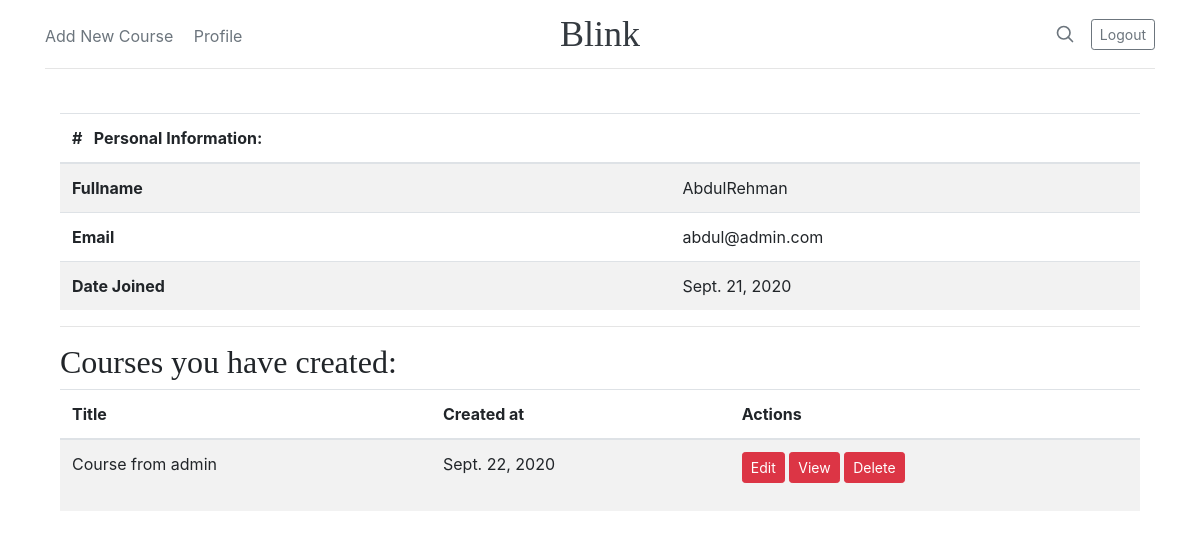
Page /users/profile (signed in) on the committed database.
### users/models.py (models this page shows, shortened)
class Account(AbstractBaseUser, PermissionsMixin):
    email = models.EmailField(verbose_name='email', max_length=60, unique=True)
    fullname = models.CharField(max_length=30, unique=True)
    is_instructor = models.BooleanField(default=False)
    date_join = models.DateTimeField(verbose_name='date joined', auto_now_add=True)
    last_login = models.DateTimeField(verbose_name='last login', auto_now_add=True)
    is_admin = models.BooleanField(default=False)
    is_active = models.BooleanField(default=False)
    is_staff = models.BooleanField(default=False)
    is_superuser = models.BooleanField(default=False)
    USERNAME_FIELD = 'email'
    REQUIRED_FIELDS = ['fullname']
    objects = MyAccountManager()

### courses/models.py (models this page shows)
class Course(models.Model):
    owner = models.ForeignKey(Account,
                              related_name='courses_created',
                              on_delete=models.CASCADE)
    subject = models.ForeignKey(Subject,
                                related_name='courses',
                                on_delete=models.CASCADE)
    title = models.CharField(max_length=200)
    slug = models.SlugField(max_length=200, unique=True)
    overview = models.TextField()
    created = models.DateTimeField(auto_now_add=True)
    students = models.ManyToManyField(Account,
                                      related_name='courses_joined',
                                      blank=True)
    course_image = models.ImageField(upload_to='images')
    class Meta:
        ordering = ['-created']
    def __str__(self):
        return self.title

### users/views.py (the view)
# urls.py: path('profile', user_profile, name='profile'),
def user_profile(request):
    if request.method == 'GET':
        if request.user.is_authenticated:
            context = {}
            if request.user.is_instructor:
                courses = Course.objects.filter(owner=request.user.id)
                print(courses)
                context['courses'] = courses
            if request.user.courses_joined:
                courses_joined = Course.objects.filter(
                    students__courses_joined__students__exact=request.user)
                context['courses_joined'] = courses_joined
                print(courses_joined.values)
        return render(request, 'users/profile.html', context)

### users/templates/users/profile.html (shortened to what this page needs)
{% extends 'base.html' %}
{% block content %}
    <table class="table table-striped">
        <thead>
        <tr>
            <th scope="col"># &nbsp; Personal Information:</th>
            <th scope="col"></th>
        </tr>
        </thead>
        <tbody>
        <tr>
            <th scope="row">Fullname</th>
            <td>{{ user.fullname }}</td>
        </tr>
        <tr>
            <th scope="row">Email</th>
            <td>{{ user.email }}</td>
        </tr>
        <tr>
            <th scope="row">Date Joined</th>
            <td>{{ user.date_join|date }}</td>
        </tr>
        </tbody>
    </table>
    <hr>
    {% if user.is_instructor %}
        {% if courses %}
            <h2>Courses you have created:</h2>
            <table class="table table-striped">
                <thead>
                <tr>
                    <th scope="col">Title</th>
                    <th scope="col">Created at</th>
                    <th scope="col">Actions</th>
                </tr>
                </thead>
                <tbody>
                {% for course in courses %}
                <tr>
                    <td>{{ course.title }}</td>
                    <td>{{ course.created|date }}</td>
                    <td>
                        <p class="btn-group-sm">
                            <a href="{% url 'courses:course-edit' course.slug %}"
                            class="btn btn-sm btn-danger">Edit</a>
                            <a href="{% url 'courses:course-detail'  course.slug %}"
                           class="btn btn-sm btn-danger">View</a>
                            <a href="{% url 'courses:course-delete' course.slug %}"
                            class="btn btn-sm btn-danger">Delete</a>
                        </p>
                    </td>
                </tr>
                {% endfor %}
                </tbody>
            </table>
        {% endif %}
    {% endif %}
{% endblock %}

### assets/css/style.css (style rules this page uses)
h1, h2, h3, h4, h5, h6 { font-family: "Playfair Display", Georgia, "Times New Roman", serif; }

### rows in the picture
Account: fullname "AbdulRehman", email "abdul@admin.com", date_join "Sept. 21, 2020"
Course: title "Course from admin", created "Sept. 22, 2020"
